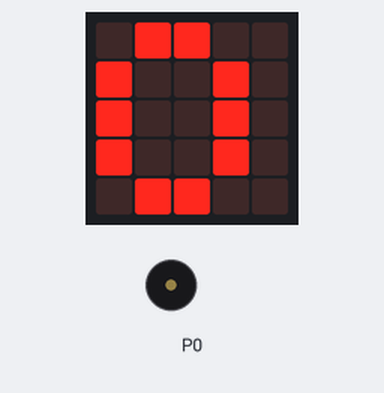
Bench run of a program on a simulated BBC micro:bit (MakeCode). Parts: the board's 5×5 LED display, buzzer (waves = sounding).

Above: at 0.1 s.
At 2.1 s:
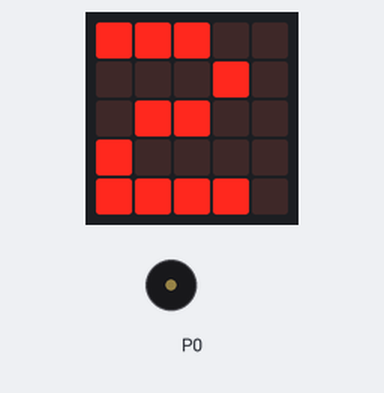
At 5.1 s:
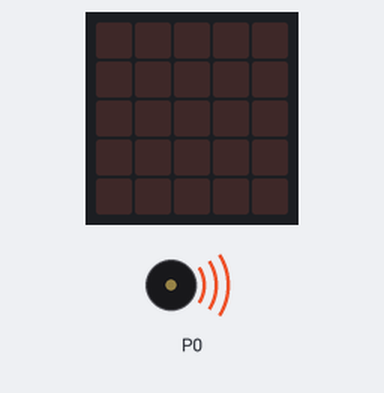
At 9.6 s:
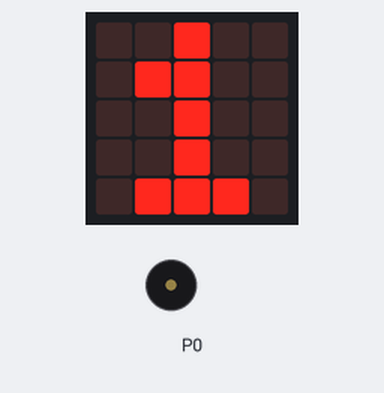
Timing chart, 0 to 40.0 s (numbered marks = the images above):
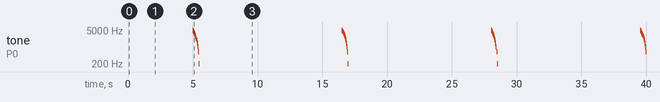

The program:

counting.py
```python
'''
Counts up and down and plays sound at the end of each lap.
'''

def on_forever():
    count_up(250, 5)
    count_down(250, 5)

basic.forever(on_forever)

def count_up(delay = 200, to = 10):
    for i in range(to):
        basic.show_number(i)
        basic.clear_screen()
        basic.pause(delay)
    play_sound()

def count_down(delay = 200, count = 9):
    while (count >= 0):
        basic.show_number(count)
        basic.clear_screen()
        basic.pause(delay)
        count = count - 1

def play_sound():
    music.play_sound_effect(
        music.create_sound_effect(
            WaveShape.SINE,
            5000,
            0,
            255,
            0,
            500,
            SoundExpressionEffect.NONE,
            InterpolationCurve.LINEAR
        ),
        SoundExpressionPlayMode.UNTIL_DONE
    )
```

Measured:
- by itself, tone on P0: repeats every 11.5 s: 4375 Hz 0.04 s, 3958 Hz 0.04 s, 3541 Hz 0.04 s, 3125 Hz 0.04 s, 2708 Hz 0.04 s, 2291 Hz 0.04 s, 1875 Hz 0.04 s, 1458 Hz 0.04 s, 1041 Hz 0.04 s, 625 Hz 0.04 s, 208 Hz 0.04 s, silent 11.0 s, 4791 Hz 0.04 s
- what the display in image 1 shows lasts 0.8 s, from 2.0 s to 2.8 s
